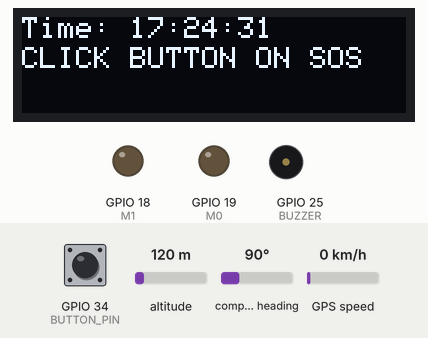
Recording of a sketch running on a simulated ESP32. Parts: 128×32 one-colour display, output pins drawn as LEDs (lit = HIGH), buzzer (waves = sounding, pin HIGH). The inputs (shaded band) are chosen by the test bench; at power-on: GPIO 34 (BUTTON_PIN) HIGH, altitude 120 m, compass heading 90°, GPS speed 0 km/h. The GPS gets a fix after 3 s at 37.7749, -122.4194 with 8 satellites; what the sketch prints to the serial monitor is not drawn.

Above: at 1.1 s.
At 2.2 s:
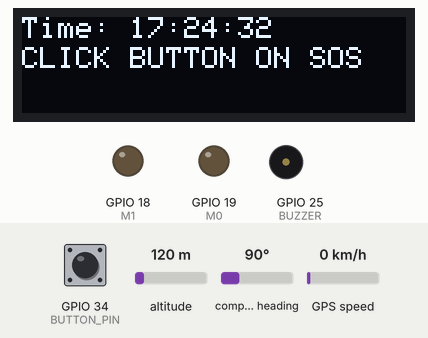
2.3 s: GPIO 34 (BUTTON_PIN) pulled LOW for 0.15 s
At 6.4 s:
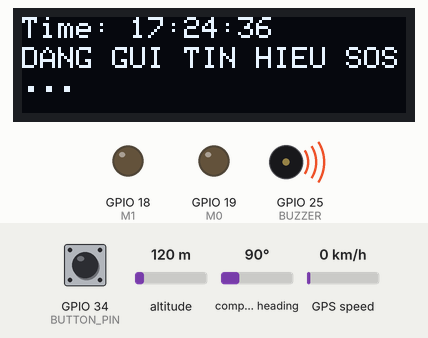
6.5 s: GPIO 34 (BUTTON_PIN) pulled LOW for 1 s
At 8.3 s:
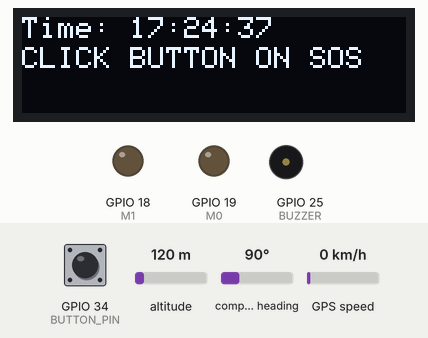
10.0 s: GPIO 34 (BUTTON_PIN) pulled LOW for 0.15 s
At 10.35 s:
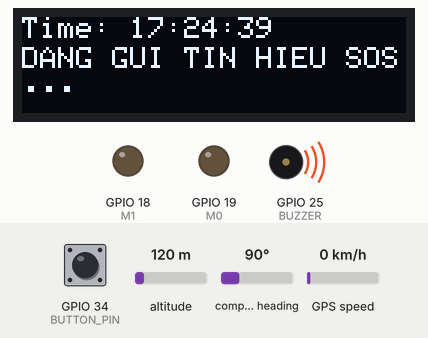
Timing chart, 0 to 13.0 s (numbered marks = the images above; inputs shaded):
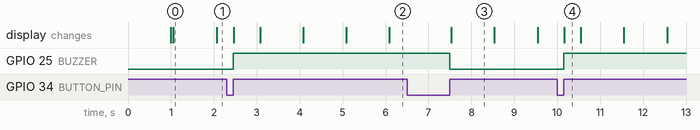

The sketch:

NODE_FINAL.ino
```cpp
#include <HardwareSerial.h>
#include <TinyGPSPlus.h>
#include <Wire.h>
#include <Adafruit_GFX.h>
#include <Adafruit_SSD1306.h>

// Khai báo chân và cấu hình cho các thiết bị
#define BUTTON_PIN 34  // GPIO34 cho nút nhấn SOS
#define SCREEN_WIDTH 128  // Độ rộng màn hình OLED (128 pixel)
#define SCREEN_HEIGHT 32  // Chiều cao màn hình OLED (32 pixel)
#define OLED_RESET -1  // Chân reset OLED (không sử dụng)
#define SCREEN_ADDRESS 0x3C  // Địa chỉ I2C của màn hình OLED SSD1306
#define RXD2 16  // Chân RX UART2 của ESP32 nối với TX của LoRa
#define TXD2 17  // Chân TX UART2 của ESP32 nối với RX của LoRa
#define M0 19  // Chân điều khiển chế độ LoRa
#define M1 18  // Chân điều khiển chế độ LoRa
#define BUZZER 25  // Chân điều khiển LED/Buzzer báo SOS

// Khởi tạo đối tượng OLED
Adafruit_SSD1306 display(SCREEN_WIDTH, SCREEN_HEIGHT, &Wire, OLED_RESET);

// Cấu hình UART cho GPS
static const int RXPin = 4, TXPin = 5;  // Chân UART2 cho GPS
static const uint32_t GPSBaud = 9600;  // Tốc độ baud GPS

// Khởi tạo đối tượng GPS và UART
TinyGPSPlus gps;  // Đối tượng xử lý dữ liệu GPS
HardwareSerial mySerial(1);  // UART2 cho GPS
HardwareSerial LoRa(2);  // UART2 cho LoRa

// Khai báo biến toàn cục
bool SOS = false;  // Trạng thái SOS (true: kích hoạt, false: bình thường)
unsigned long previousMillis = 0;  // Thời điểm lần gửi tín hiệu trước
const long interval = 10000;  // Khoảng thời gian gửi tín hiệu SOS (10s)
float Latitude, Longitude;  // Lưu tọa độ GPS dạng số thực
String LatitudeString, LongitudeString, s;  // Chuỗi tọa độ và dữ liệu gửi LoRa
bool lastSOSState = false;  // Lưu trạng thái SOS trước đó

void setup() {
    Serial.begin(115200);  // Khởi tạo Serial để debug
    pinMode(BUTTON_PIN, INPUT);  // Cấu hình nút nhấn SOS là input
    mySerial.begin(GPSBaud, SERIAL_8N1, RXPin, TXPin);  // Khởi tạo UART cho GPS
    LoRa.begin(9600, SERIAL_8N1, RXD2, TXD2);  // Khởi tạo UART cho LoRa
    pinMode(M0, OUTPUT);  // Cấu hình chân M0 LoRa
    pinMode(M1, OUTPUT);  // Cấu hình chân M1 LoRa
    digitalWrite(M0, LOW);  // Đặt LoRa ở chế độ Normal
    digitalWrite(M1, LOW);  // Đặt LoRa ở chế độ Normal
    pinMode(BUZZER, OUTPUT);  // Cấu hình chân LED/Buzzer
    digitalWrite(BUZZER, LOW);  // Tắt LED/Buzzer ban đầu
    Serial.println("🚀 Module LoRa E32-433T20D đang khởi động...");
    delay(1000);  // Đợi 1s để ổn định

    // Khởi động màn hình OLED
    if (!display.begin(SSD1306_SWITCHCAPVCC, SCREEN_ADDRESS)) {
        Serial.println(F("SSD1306 không tìm thấy! Kiểm tra kết nối."));
    }
    display.clearDisplay();  // Xóa màn hình OLED
    display.setTextSize(1);  // Cỡ chữ nhỏ
    display.setTextColor(SSD1306_WHITE);  // Màu chữ trắng
}

void loop() {
    KT_NUT_NHAN_S0S();  // Kiểm tra trạng thái nút nhấn SOS
    KT_TRANG_THAI();  // Kiểm tra và xử lý trạng thái SOS/bình thường
    HIENTHI_TREN_OLED();  // Cập nhật hiển thị thời gian và trạng thái trên OLED
}

void KT_NUT_NHAN_S0S() {
    // Kiểm tra nút nhấn SOS
    if (digitalRead(BUTTON_PIN) == LOW) {
        delay(50);  // Chống nhiễu nút nhấn
        if (digitalRead(BUTTON_PIN) == LOW) {
            while (digitalRead(BUTTON_PIN) == LOW) {}  // Đợi thả nút
            SOS = !SOS;  // Đổi trạng thái SOS (bật/tắt)
        }
    }
}

void KT_TRANG_THAI() {
    if (SOS == false) {
        Serial.println("BINH THUONG");  // Trạng thái bình thường
        digitalWrite(BUZZER, LOW);  // Tắt LED/Buzzer
    } else {
        Serial.println("TRANG THAI SOS");  // Trạng thái SOS
        TRANG_THAI_SOS();  // Gửi tín hiệu SOS
        digitalWrite(BUZZER, HIGH);  // Bật LED/Buzzer
    }
}

void HIENTHI_TREN_OLED() {
    // Nhận và xử lý dữ liệu từ GPS
    while (mySerial.available()) {
        gps.encode(mySerial.read());  // Đọc và giải mã dữ liệu GPS
    }
    // Lưu thời gian GPS gần nhất
    static int lastHour, lastMinute, lastSecond;
    if (gps.time.isValid()) {
        lastHour = gps.time.hour();
        lastMinute = gps.time.minute();
        lastSecond = gps.time.second();
    }

    // Hiển thị trên OLED
    display.clearDisplay();  // Xóa màn hình
    display.setTextSize(1);  // Cỡ chữ
    display.setTextColor(SSD1306_WHITE);  // Màu chữ trắng

    // Hiển thị thời gian (UTC+7)
    display.setCursor(0, 0);
    display.print("Time: ");
    display.print(lastHour + 7);  // Điều chỉnh múi giờ
    display.print(":");
    if (lastMinute < 10) display.print("0");
    display.print(lastMinute);
    display.print(":");
    if (lastSecond < 10) display.print("0");
    display.print(lastSecond);

    // Hiển thị trạng thái
    display.setCursor(0, 10);
    if (SOS) {
        display.print("DANG GUI TIN HIEU SOS...");  // Thông báo trạng thái SOS
    } else {
        display.print("CLICK BUTTON ON SOS");  // Thông báo trạng thái bình thường
    }
    display.display();  // Cập nhật màn hình
}

void TRANG_THAI_SOS() {
    // Nhận và xử lý dữ liệu từ GPS
    while (mySerial.available()) {
      display.print("Dang cap nhat GPS: ");
        gps.encode(mySerial.read());  // Đọc và giải mã dữ liệu GPS
    }
    // Gửi tọa độ qua LoRa mỗi 10s
    unsigned long currentMillis = millis();
    if (currentMillis - previousMillis >= interval)
       {
        if(gps.location.isValid())
        {
        previousMillis = currentMillis;
        Serial.println("📡 Gửi tọa độ qua LoRa:");
        Latitude = gps.location.lat();  // Lấy vĩ độ
        LatitudeString = String(Latitude, 6);  // Chuyển vĩ độ thành chuỗi
        Longitude = gps.location.lng();  // Lấy kinh độ
        LongitudeString = String(Longitude, 6);  // Chuyển kinh độ thành chuỗi
        s = "SOS1:https://www.google.com/maps?q=";  // Tạo chuỗi định dạng link Google Maps
        s += LatitudeString + "," + LongitudeString + "\n";
        LoRa.println(s);  // Gửi dữ liệu qua LoRa
        Serial.println("📡 da gui toa do.");
        }
        else
        {
        LoRa.println("SOS1:khong nhan duoc toa do");  // Gửi dữ liệu qua LoRa
        Serial.println("khong nhan duoc toa do");
        }

    }
}
```

Measured:
- after the input at 2.3 s, GPIO 25 (BUZZER): LOW → HIGH after 0.15 s; the display: first changes after 0.16 s (image 2 shows a later state)
- after the input at 6.5 s, GPIO 25 (BUZZER): HIGH → LOW after 1.0 s; the display: changes after 1.0 s (image 3)
- after the input at 10.0 s, GPIO 25 (BUZZER): LOW → HIGH after 0.15 s; the display: changes after 0.16 s (image 4)
- what the display in image 0 shows lasts 1.0 s, from 1.1 s to 2.1 s
